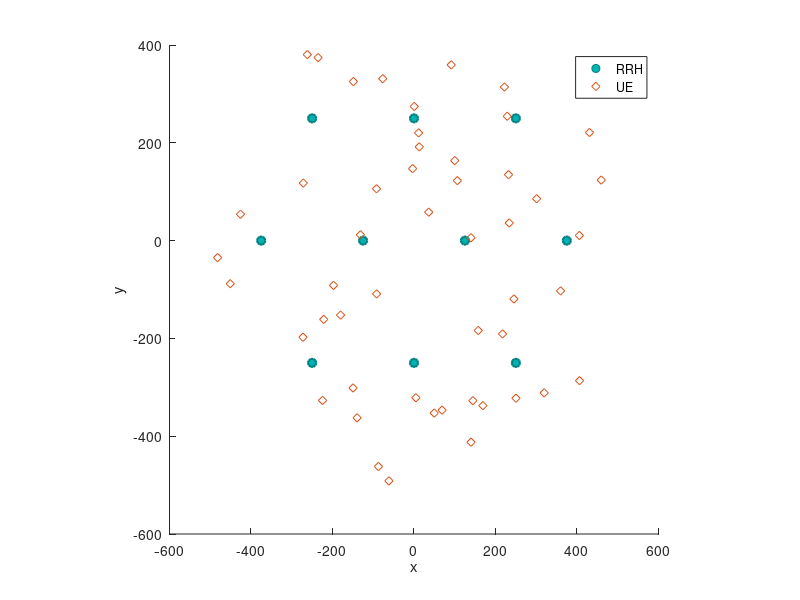

Recreate this plot in MATLAB. (Note: this script raises an error after producing the figure.)
% https://www.researchgate.net/post/How_can_I_model_a_simple_communication_channel_using_MATLAB
% https://www.researchgate.net/post/Who-knows-how-to-model-a-simple-communication-channel-using-MATLAB
% https://hpaulkeeler.com/simulating-a-poisson-point-process-on-a-disk/
close;
N = 10;

M = 50;
cov_rad = 500;
% path loss model 37.6*log(dist) + 148.1
sigma_shadow = 8; %small scale fading model is independently and identically distributed (i.i.d.) Rayleigh fading with zero mean and unit variance
noise_power = -174;
xx0=0; yy0=0; %centre of disk
areaTotal = pi*cov_rad^2; %area of disk

lambda = 10;
% numbpoints = poissrnd(areaTotal*lambda);
numbPoints = N;
% theta = 2*pi*(rand(numbPoints,1));
% rho = cov_rad*sqrt(rand(numbPoints,1));
theta = [asin(1/3)*ones(3,1);zeros(4,1);asin(-1/3)*ones(3,1)];
rho = cov_rad;
% [xxRRH, yyRRH] = pol2cart(theta,rho);
% xxRRH = xxRRH + xx0;
% yyRRH = yyRRH + yy0;
xxRRH = [-cov_rad/2,0,cov_rad/2,-3*cov_rad/4,-cov_rad/4,cov_rad/4,3*cov_rad/4,-cov_rad/2,0,cov_rad/2]' + xx0;
yyRRH = [1*cov_rad/2*ones(3,1);zeros(4,1);-1*cov_rad/2*ones(3,1)] + yy0;
scatter(xxRRH,yyRRH, 'MarkerEdgeColor',[0 .5 .5],...
              'MarkerFaceColor',[0 .7 .7],...
              'LineWidth',1.5);
xlabel('x');ylabel('y');

axis square;
hold on
thetaUE = 2*pi*(rand(M,1));
rhoUE = cov_rad*sqrt(rand(M,1));

[xxUE, yyUE] = pol2cart(thetaUE,rhoUE);
xxUE = xxUE + xx0;
yyUE = yyUE + yy0;
scatter(xxUE,yyUE,'d')
legend('RRH','UE')
%title('Location of RRH and UEs ')
hold off
exportfig(gcf,'RRHlocation.eps','Color','rgb','LineWidth',2)
saveas(gcf,'RRHlocation.png')
saveas(gcf,'try','epsc')
distance_matrix = pdist2([xxUE, yyUE],[xxRRH, yyRRH])/1000; % for distance in km
pathloss = 148.1+37.6*log10(distance_matrix) + 8*randn(1) - 10;
pt = 10.^30*ones(1,N); %30dbm
variance = 10.^(-pathloss/10); %gt
noise_variance = 10^-174;
interference = zeros(M,N);
for m = 1:M
    for n =1:N
        for j = 1:N
            if j~=n
                interference(m,n) = interference(m,n)+ pt(n)*variance(m,j);
            end
        end
    end
end
           
for m = 1:M
    for n =1:N
        e(m,n) = log2(1 + pt(n)*variance(m,n)/(noise_variance + interference(m,n)) );
    end
end
        
var(max(e,[],2))
channel = sqrt(variance/2)*(randn + randn);





